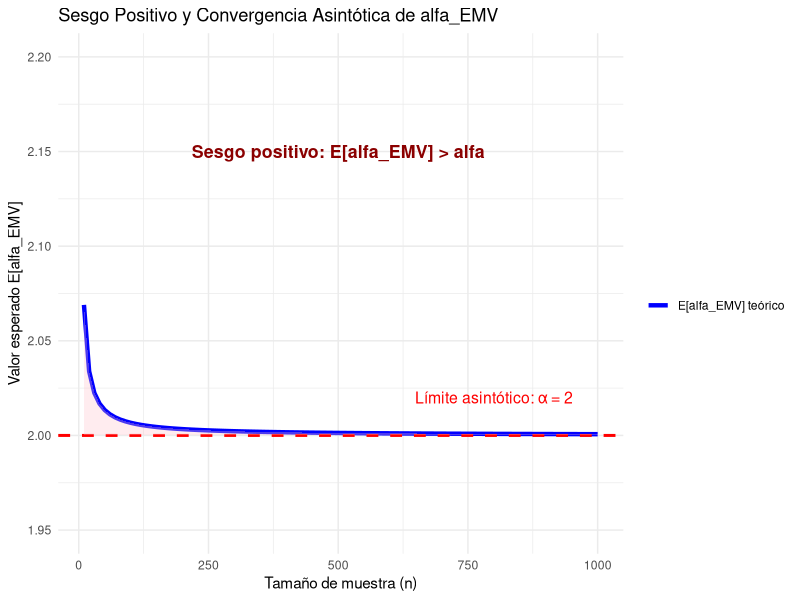
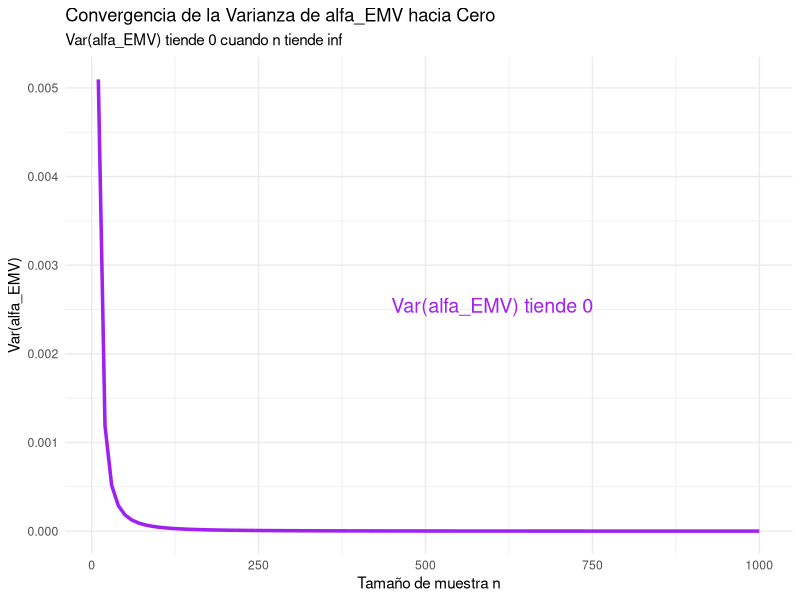
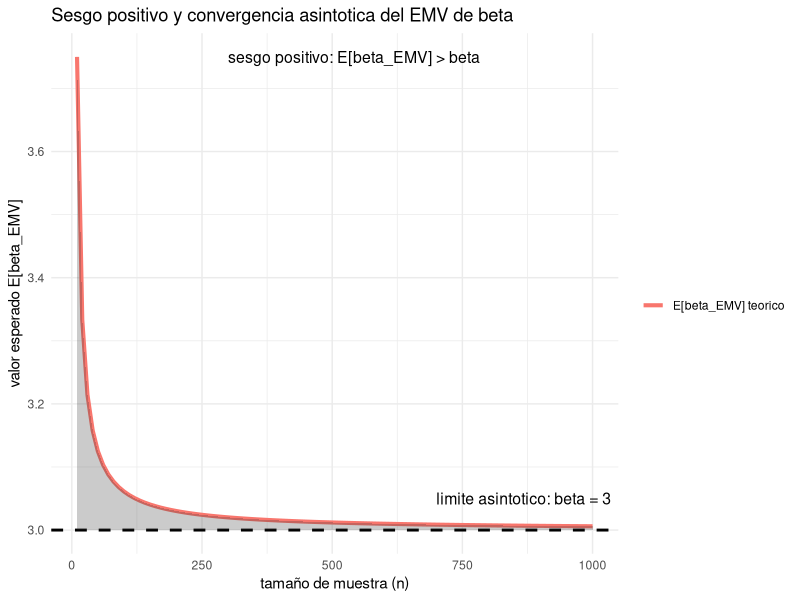
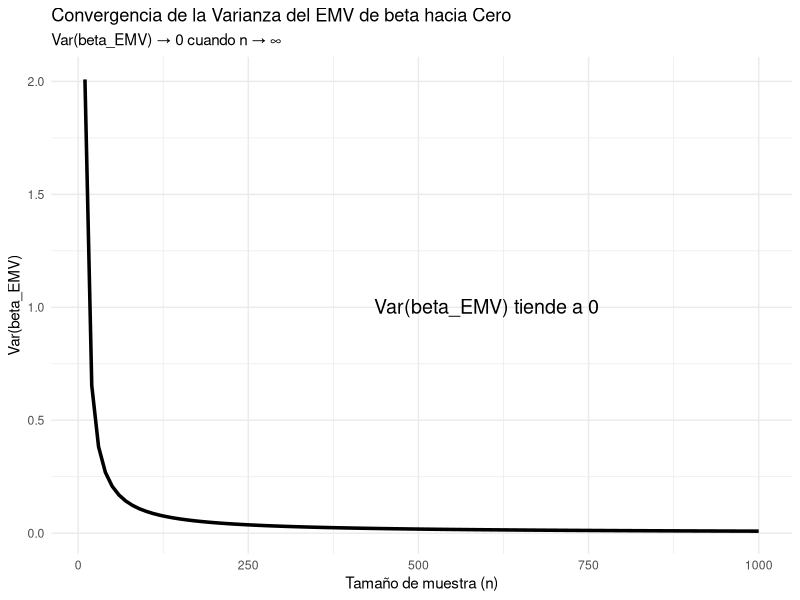
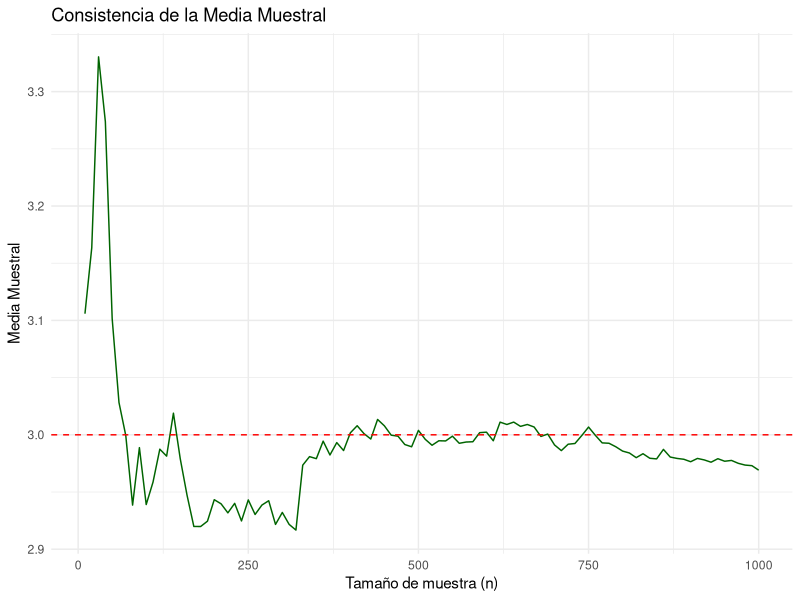
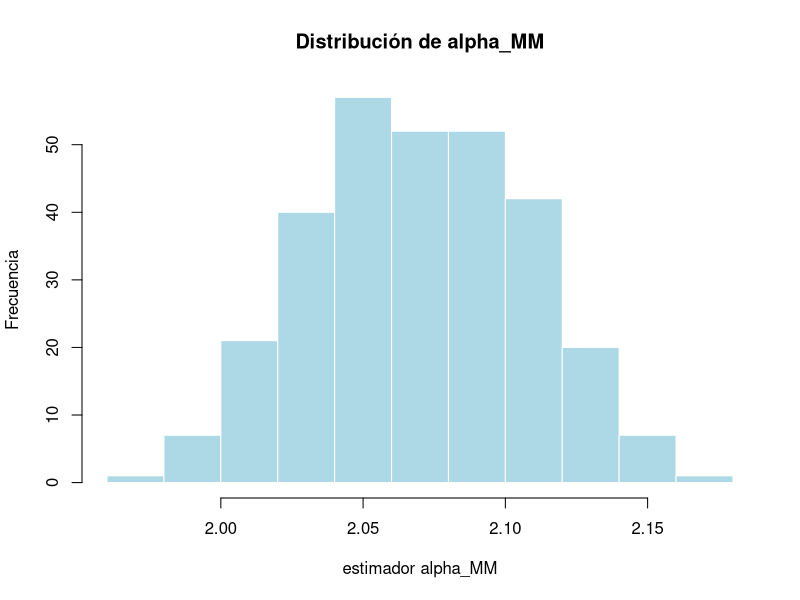
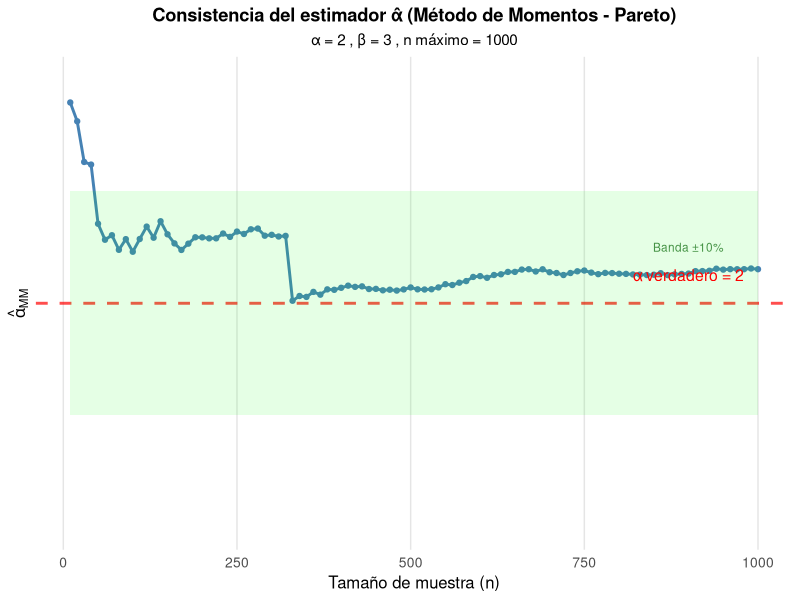
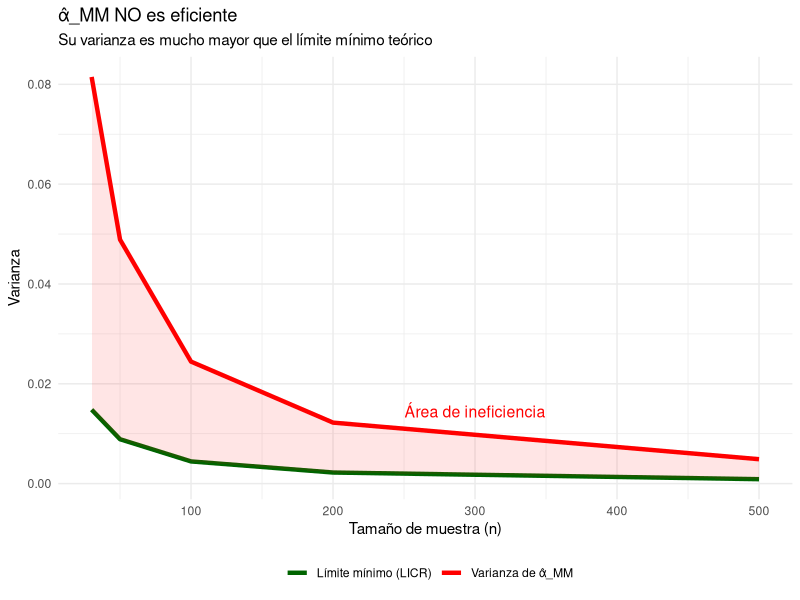

Reproduce these figures in R, in order.
## ---- chunk 1
knitr::opts_chunk$set(echo = TRUE)
## ---- chunk 2

# 1. UNA SOLA BASE DE DATOS ORIGINAL (n = 1000)
set.seed(123)
alpha_true <- 2
beta_true <- 3
n <- 1000
reclamos <- alpha_true / (1 - runif(n))^(1/beta_true)
## ---- chunk 3
# 1. Valor observado del mínimo 
alpha_EMV_observado <- min(reclamos)
# 2. Valor esperado teórico del mínimo
E_alpha_EMV_teorico <- (n * beta_true * alpha_true) / (n * beta_true - 1)
## ---- chunk 4
print(paste("El valor observado es:", alpha_EMV_observado, "y el valor esperado es:", E_alpha_EMV_teorico))
## ---- chunk 5
# =============================================================================
# DEMOSTRACIÓN VISUAL: SESGO POSITivo Y CONVERGENCIA ASINTÓTICA
# =============================================================================
# 1. UNA SOLA BASE DE DATOS ORIGINAL (n = 1000)
set.seed(123)
alpha_true <- 2
beta_true <- 3
n_total <- 1000
reclamos <- alpha_true / (1 - runif(n_total))^(1/beta_true)

# 2. Tamaños de submuestra 
n_values <- seq(10, 1000, by = 10)

# 3. Calcular E[α_EMV] teórico para cada n
results <- data.frame(n = n_values)
results$E_teorico <- (results$n * beta_true * alpha_true) / (results$n * beta_true - 1)

# 4. Gráfico de convergencia
library(ggplot2)

ggplot(results, aes(x = n)) +
  geom_line(aes(y = E_teorico, color = "E[alfa_EMV] teórico"), linewidth = 1.5) +
  geom_hline(yintercept = alpha_true, color = "red", linetype = "dashed", linewidth = 1) +
  geom_ribbon(aes(ymin = alpha_true, ymax = E_teorico), fill = "pink", alpha = 0.3) +
  labs(
    title = "Sesgo Positivo y Convergencia Asintótica de alfa_EMV",
    x = "Tamaño de muestra (n)",
    y = "Valor esperado E[alfa_EMV]",
    color = ""
  ) +
  scale_color_manual(values = c("E[alfa_EMV] teórico" = "blue")) +
  theme_minimal() +
  annotate("text", x = 500, y = 2.15, 
           label = "Sesgo positivo: E[alfa_EMV] > alfa", 
           color = "darkred", size = 4.5, fontface = "bold") +
  annotate("text", x = 800, y = 2.02, 
           label = paste("Límite asintótico: α =", alpha_true), 
           color = "red", size = 4) +
  ylim(1.95, 2.2)
## ---- chunk 6
## Aca vemos la var de la muestra total, para ver que es cercana a 0
var_teorica <- (n * beta_true * alpha_true^2) / ((n * beta_true - 1)^2 * (n * beta_true - 2))
var_teorica
## ---- chunk 7
# =============================================================================
# GRÁFICO: VARIANZA DE α_EMV TIENDE A CERO
# =============================================================================

# Valores para el gráfico
n_var <- seq(10, 1000, by = 10)

# Varianza teórica de α_EMV 
var_teorica <- (n_var * beta_true * alpha_true^2) / ((n_var * beta_true - 1)^2 * (n_var * beta_true - 2))

results_var <- data.frame(n = n_var, varianza = var_teorica)

ggplot(results_var, aes(x = n, y = varianza)) +
  geom_line(color = "purple", linewidth = 1.2) +
  labs(
    title = "Convergencia de la Varianza de alfa_EMV hacia Cero",
    subtitle = "Var(alfa_EMV) tiende 0 cuando n tiende inf",
    x = "Tamaño de muestra n",
    y = "Var(alfa_EMV)"
  ) +
  theme_minimal() +
  annotate("text", x = 600, y = max(var_teorica)/2, 
           label = "Var(alfa_EMV) tiende 0", 
           color = "purple", size = 5) +
  ylim(0, max(var_teorica))
## ---- chunk 8
# =============================================================================
# INSesgamiento del EMV de beta - aplicación con la data
# =============================================================================

# tamaño muestral
n <- length(reclamos)

# estimador emv de alfa
alpha_emv_observado <- min(reclamos)

# estimador emv de beta (observado)
beta_emv_observado <- n / sum(log(reclamos / alpha_emv_observado))

# valor esperado teórico del emv de beta
E_beta_emv_teorico <- (n * beta_true) / (n - 2)
## ---- chunk 9
print(paste("beta_emv observado:", beta_emv_observado))
print(paste("E[beta_emv] teorico:", E_beta_emv_teorico))
print(paste("beta verdadero:", beta_true))

## ---- chunk 10
# =============================================================================
# DEMOSTRACIÓN VISUAL: SESGO POSITIVO Y CONVERGENCIA ASINTÓTICA DE beta_EMV
# =============================================================================

set.seed(123)

alpha_true <- 2
beta_true <- 3
n_total <- 1000

# base de datos original
reclamos <- alpha_true / (1 - runif(n_total))^(1 / beta_true)

# tamaños de submuestra
n_values <- seq(10, 1000, by = 10)

# esperanza teorica del emv de beta para cada n
results <- data.frame(n = n_values)
results$E_teorico <- (results$n * beta_true) / (results$n - 2)

library(ggplot2)

ggplot(results, aes(x = n)) +
  geom_line(aes(y = E_teorico, color = "E[beta_EMV] teorico"), linewidth = 1.4) +
  geom_hline(yintercept = beta_true, linetype = "dashed", linewidth = 1) +
  geom_ribbon(aes(ymin = beta_true, ymax = E_teorico), alpha = 0.25) +
  labs(
    title = "Sesgo positivo y convergencia asintotica del EMV de beta",
    x = "tamaño de muestra (n)",
    y = "valor esperado E[beta_EMV]",
    color = ""
  ) +
  theme_minimal() +
  annotate(
    "text",
    x = 300,
    y = max(results$E_teorico),
    label = "sesgo positivo: E[beta_EMV] > beta",
    size = 4,
    hjust = 0
  ) +
  annotate(
    "text",
    x = 700,
    y = beta_true + 0.05,
    label = paste("limite asintotico: beta =", beta_true),
    size = 4,
    hjust = 0
  )

## ---- chunk 11
# =============================================================================
# VARIANZA TEÓRICA DEL EMV DE beta
# =============================================================================

n_var <- seq(10, 1000, by = 10)

var_beta_emv <- (n_var^2 * beta_true^2) / ((n_var - 2)^2 * (n_var - 3))

results_var <- data.frame(n = n_var, varianza = var_beta_emv)

## ---- chunk 12
ggplot(results_var, aes(x = n, y = varianza)) +
  geom_line(linewidth = 1.2) +
  labs(
    title = "Convergencia de la Varianza del EMV de beta hacia Cero",
    subtitle = "Var(beta_EMV) → 0 cuando n → ∞",
    x = "Tamaño de muestra (n)",
    y = "Var(beta_EMV)"
  ) +
  theme_minimal() +
  annotate(
    "text",
    x = 600,
    y = max(var_beta_emv) / 2,
    label = "Var(beta_EMV) tiende a 0",
    size = 5
  )

## ---- chunk 13
# 1. Valor observado de la media muestral
mu_muestral_obs <- mean(reclamos)

# 2. Valor esperado teórico (mu)
mu_teorico <- (beta_true * alpha_true) / (beta_true - 1)
## ---- chunk 14
print(paste("La media muestral observada es:", round(mu_muestral_obs, 5), 
            "y el valor esperado teórico es:", round(mu_teorico, 5)))
## ---- chunk 15
# Simulación de convergencia de la media
n_seq <- seq(10, 1000, by = 10)
medias_n <- sapply(n_seq, function(nn) mean(reclamos[1:nn]))

df_consistencia <- data.frame(n = n_seq, media = medias_n)

ggplot(df_consistencia, aes(x = n, y = media)) +
  geom_line(color = "darkgreen") +
  geom_hline(yintercept = mu_teorico, linetype = "dashed", color = "red") +
  labs(title = "Consistencia de la Media Muestral",
       x = "Tamaño de muestra (n)", y = "Media Muestral") +
  theme_minimal()
## ---- chunk 16
# Usando nuestra base de datos original 'reclamos'
set.seed(123)
alpha_true <- 2
beta_true <- 3
reclamos <- alpha_true / (1 - runif(n))^(1/beta_true)

# 2. Calcular α̂_MM con TU 'reclamos'
alpha_mm_calc <- function(x) {
  x_bar <- mean(x)
  s <- sd(x)
  beta_hat <- 1 + sqrt(1 + (x_bar/s)^2)
  return(x_bar * (beta_hat - 1) / beta_hat)
}

alpha_hat_reclamos <- alpha_mm_calc(reclamos)

# 2. Bootstrap simple
set.seed(123)
boot_vals <- replicate(300, {
  alpha_mm_calc(sample(reclamos, replace = TRUE))
})

# 3. Gráfico sin abline
hist(boot_vals, col = "lightblue", border = "white",
     main = "Distribución de alpha_MM",
     xlab = "estimador alpha_MM", ylab = "Frecuencia")



## ---- chunk 17
# ----------------------------------------------------------
# SIMULACIÓN Y GRÁFICA DE CONSISTENCIA PARA alpha_MM (Pareto)
# ----------------------------------------------------------

# Parámetros verdaderos
set.seed(123)
alpha_true <- 2
beta_true <- 3
n_max <- 1000

# Generar muestra completa de Pareto
# Método: inversa de la función de distribución acumulada
# F(x) = 1 - (alpha/x)^beta  =>  x = alpha / (1 - u)^(1/beta)
u <- runif(n_max)
reclamos <- alpha_true / (1 - u)^(1/beta_true)

# Función para calcular alpha_MM dada una muestra
calcular_alpha_MM <- function(x) {
  n <- length(x)
  x_bar <- mean(x)
  if (n > 1) {
    s2 <- var(x)  # var() usa n-1 en denominador
    beta_MM <- 1 + sqrt(1 + (x_bar^2 / s2))
  } else {
    beta_MM <- NA  # No se puede calcular con n=1
  }
  alpha_MM <- x_bar * (beta_MM - 1) / beta_MM
  return(alpha_MM)
}

# Calcular alpha_MM para diferentes tamaños de muestra
tamanos_muestra <- seq(10, n_max, by = 10)
alpha_estimados <- numeric(length(tamanos_muestra))

for (i in seq_along(tamanos_muestra)) {
  n_actual <- tamanos_muestra[i]
  muestra <- reclamos[1:n_actual]
  alpha_estimados[i] <- calcular_alpha_MM(muestra)
}

# Crear data frame para gráfico
datos_grafico <- data.frame(
  n = tamanos_muestra,
  alpha_hat = alpha_estimados
)

# ----------------------------------------------------------
# GRÁFICO DE CONSISTENCIA
# ----------------------------------------------------------
library(ggplot2)

ggplot(datos_grafico, aes(x = n, y = alpha_hat)) +
  # Línea de los valores estimados
  geom_line(color = "steelblue", size = 1) +
  # Puntos de los valores estimados
  geom_point(color = "steelblue", size = 1.5) +
  # Línea horizontal del valor verdadero
  geom_hline(yintercept = alpha_true, 
             color = "red", 
             linetype = "dashed", 
             size = 1,
             alpha = 0.7) +
  # Área de convergencia (+/- 10% del valor verdadero)
  geom_ribbon(aes(ymin = alpha_true * 0.9, 
                  ymax = alpha_true * 1.1),
              fill = "green", 
              alpha = 0.1) +
  # Etiqueta del valor verdadero
  annotate("text", 
           x = max(tamanos_muestra) * 0.9, 
           y = alpha_true + 0.05,
           label = paste("α verdadero =", alpha_true),
           color = "red",
           size = 4) +
  # Etiqueta de la banda de convergencia
  annotate("text",
           x = max(tamanos_muestra) * 0.9,
           y = alpha_true * 1.05,
           label = "Banda ±10%",
           color = "darkgreen",
           size = 3,
           alpha = 0.7) +
  # Configuración de ejes y tema
  labs(
    title = "Consistencia del estimador α̂ (Método de Momentos - Pareto)",
    subtitle = paste("α =", alpha_true, ", β =", beta_true, ", n máximo =", n_max),
    x = "Tamaño de muestra (n)",
    y = expression(hat(alpha)[MM])
  ) +
  scale_x_continuous(breaks = seq(0, n_max, by = 250)) +
  scale_y_continuous(
    limits = c(min(alpha_estimados, alpha_true * 0.8), 
               max(alpha_estimados, alpha_true * 1.2)),
    breaks = seq(2.9, 3.3, by = 0.1)  # Ajusta según tus datos
  ) +
  theme_minimal() +
  theme(
    plot.title = element_text(hjust = 0.5, face = "bold"),
    plot.subtitle = element_text(hjust = 0.5),
    panel.grid.major = element_line(color = "gray90"),
    panel.grid.minor = element_blank(),
    axis.text = element_text(size = 10),
    axis.title = element_text(size = 12)
  )

# ----------------------------------------------------------
# ANÁLISIS NUMÉRICO ADICIONAL
# ----------------------------------------------------------
cat("\n=== RESUMEN DE CONVERGENCIA ===\n")
cat("Valor verdadero de α:", alpha_true, "\n")
cat("Última estimación (n =", n_max, "):", alpha_estimados[length(alpha_estimados)], "\n")
cat("Error relativo:", 
    abs(alpha_estimados[length(alpha_estimados)] - alpha_true) / alpha_true * 100, "%\n")

cat("\nEvolución del error con n:\n")
n_verificar <- c(50, 100, 250, 500, 750, 1000)
for (nv in n_verificar) {
  idx <- which(tamanos_muestra == nv)
  if (length(idx) > 0) {
    error <- abs(alpha_estimados[idx] - alpha_true)
    cat(sprintf("n = %4d: α̂ = %.4f, error = %.4f (%.2f%%)\n", 
                nv, alpha_estimados[idx], error, error/alpha_true*100))
  }
}
## ---- chunk 18
library(ggplot2)
set.seed(123)

# Datos de comparación
n <- c(30, 50, 100, 200, 500)
LICR <- 2^2/(n*3^2)  # alpha²/(n*beta²)
var_estimada <- LICR * 5.5  # alpha_MM tiene ~5.5 veces más varianza

df <- data.frame(
  n = n,
  LICR = LICR,
  Var_alpha_MM = var_estimada
)

ggplot(df, aes(x = n)) +
  geom_line(aes(y = LICR, color = "Límite mínimo (LICR)"), size = 1.5) +
  geom_line(aes(y = Var_alpha_MM, color = "Varianza de α̂_MM"), size = 1.5) +
  geom_ribbon(aes(ymin = LICR, ymax = Var_alpha_MM), 
              fill = "red", alpha = 0.1) +
  labs(
    title = "α̂_MM NO es eficiente",
    subtitle = "Su varianza es mucho mayor que el límite mínimo teórico",
    x = "Tamaño de muestra (n)",
    y = "Varianza",
    color = ""
  ) +
  scale_color_manual(values = c("Límite mínimo (LICR)" = "darkgreen", 
                                "Varianza de α̂_MM" = "red")) +
  theme_minimal() +
  theme(legend.position = "bottom") +
  annotate("text", x = 300, y = mean(c(LICR[3], var_estimada[3])),
           label = "Área de ineficiencia", color = "red", size = 4)

## ---- chunk 19
# ============================================================
# INSesgamiento: SESGO EMPÍRICO DEL ESTIMADOR MM PARA BETA
# ============================================================

set.seed(123)
B <- 3000
n <- length(reclamos)

betaMM_sim <- numeric(B)

for(b in 1:B){
  x <- alpha_true / (1 - runif(n))^(1/beta_true)
  xbar <- mean(x)
  s2   <- var(x)
  betaMM_sim[b] <- 1 + sqrt(1 + (xbar^2 / s2))
}

sesgo_betaMM <- mean(betaMM_sim) - beta_true
sesgo_betaMM

## ---- chunk 20
library(ggplot2)

df_betaMM <- data.frame(betaMM = betaMM_sim)

ggplot(df_betaMM, aes(x = betaMM)) +
geom_density(fill = "skyblue", alpha = 0.6) +
geom_vline(xintercept = beta_true, linetype = "dashed", 
           color = "red", linewidth = 1) +
labs(title = "Insesgamiento del Estimador MM para β",
subtitle = "Si fuese insesgado, la distribución estaría centrada 
exactamente en β",
x = "Estimaciones de β (MM)",
y = "Densidad") +
theme_minimal()

## ---- chunk 21
# ============================================================
# CONSISTENCIA: CONVERGENCIA DEL ESTIMADOR MM
# ============================================================

n_seq <- seq(20, 1000, by = 10)
betaMM_path <- numeric(length(n_seq))

for(i in seq_along(n_seq)){
  k <- n_seq[i]
  x_sub <- reclamos[1:k]
  betaMM_path[i] <- 1 + sqrt(1 + (mean(x_sub)^2 / var(x_sub)))
}

df_cons <- data.frame(n = n_seq, betaMM = betaMM_path)

library(ggplot2)
ggplot(df_cons, aes(x = n, y = betaMM)) +
  geom_line(color = "blue", linewidth = 1) +
  geom_hline(yintercept = beta_true, linetype = "dashed", color = "red", linewidth = 1) +
  labs(title = "Consistencia del Estimador MM para β",
       subtitle = "Convergencia en probabilidad al valor verdadero al aumentar n",
       x = "Tamaño de muestra (n)",
       y = "Estimación de β") +
  theme_minimal()

## ---- chunk 22
# Usamos la base de datos 'reclamos' generada en la sección 1.1
n_obs <- length(reclamos) # n = 1000
x_min_obs <- min(reclamos)

# Cálculo del estadístico T
T_obs <- sum(log(reclamos / x_min_obs))

# Cálculo del Estimador 5 (EIVUM)
beta_eivum_val <- (n_obs - 2) / T_obs

print(paste("Valor Verdadero Beta:", beta_true))
print(paste("Estimación EIVUM:", round(beta_eivum_val, 5)))
print(paste("Diferencia (Sesgo muestral):", round(beta_eivum_val - beta_true, 5)))
## ---- chunk 23
# =============================================================================
# GRÁFICO: COMPARACIÓN DE EFICIENCIA (EIVUM vs EMV)
# =============================================================================
set.seed(123)
n_sim <- 50  # Usamos n pequeño para notar diferencias visuales
N_rep <- 5000 

sim_eivum <- numeric(N_rep)
sim_emv <- numeric(N_rep)

for(i in 1:N_rep){
  # Generar Pareto
  u <- runif(n_sim)
  x <- alpha_true / (1 - u)^(1/beta_true)
  
  T_val <- sum(log(x / min(x)))
  
  sim_eivum[i] <- (n_sim - 2) / T_val
  sim_emv[i] <- n_sim / T_val
}

df_eff <- data.frame(
  Valor = c(sim_eivum, sim_emv),
  Estimador = rep(c("EIVUM (Insesgado)", "EMV (Sesgado)"), each = N_rep)
)

library(ggplot2)
ggplot(df_eff, aes(x = Valor, fill = Estimador)) +
  geom_density(alpha = 0.5) +
  geom_vline(xintercept = beta_true, linetype = "dashed", size = 1) +
  scale_fill_manual(values = c("green3", "tomato")) +
  labs(title = "Comparación de Eficiencia: EIVUM vs EMV",
       subtitle = "El EIVUM (Verde) está centrado en 3. El EMV (Rojo) está desplazado a la derecha.",
       x = "Estimación de Beta", y = "Densidad") +
  theme_minimal() +
  xlim(1.5, 5)
## ---- chunk 24
# =============================================================================
# GRÁFICO: CONSISTENCIA DEL EIVUM (CONVERGENCIA)
# =============================================================================
# Usamos la base grande 'reclamos' (n=1000)
n_seq <- seq(10, 1000, by = 5)
est_trayectoria <- numeric(length(n_seq))

for(i in 1:length(n_seq)){
  k <- n_seq[i]
  sub_x <- reclamos[1:k]
  T_sub <- sum(log(sub_x / min(sub_x)))
  est_trayectoria[i] <- (k - 2) / T_sub
}

df_cons <- data.frame(n = n_seq, Estimacion = est_trayectoria)

ggplot(df_cons, aes(x = n, y = Estimacion)) +
  geom_line(color = "blue", size = 0.8) +
  geom_hline(yintercept = beta_true, color = "red", linetype = "dashed", size = 1) +
  labs(title = "Consistencia del Estimador 5 (EIVUM)",
       subtitle = "Convergencia al valor verdadero (3) al aumentar la muestra",
       x = "Tamaño de muestra (n)", y = "Valor Estimado") +
  theme_minimal() +
  ylim(2.5, 3.5)
## ---- chunk 25
# tamaño de muestra
n <- length(reclamos)

# alpha EMV
alpha_hat <- min(reclamos)

# estadístico T
T <- sum(log(reclamos / alpha_hat))

T
## ---- chunk 26
# ===============================
# Intervalo de Confianza 90% para beta (Pareto)
# ===============================

T <- 328.563
n <- length(reclamos)

alpha_ic <- 0.10

li <- qchisq(alpha_ic/2, df = 2*n) / (2*T)
ls <- qchisq(1 - alpha_ic/2, df = 2*n) / (2*T)

c(li, ls)

## ---- chunk 27
paste0(
  "IC 90% para beta: [",
  round(li, 4), ", ",
  round(ls, 4), "]"
)

## ---- chunk 28
# ==============================================================================
# CÁLCULO DEL INTERVALO DE CONFIANZA ASINTÓTICO PARA LA MEDIA (MU)
# ==============================================================================

# 1. Parámetros de la muestra
n <- length(reclamos)
media_muestral <- mean(reclamos)
desv_estandar <- sd(reclamos)
confianza <- 0.95
gamma <- 1 - confianza

# 2. Valor crítico Z
z_critico <- qnorm(1 - gamma/2)

# 3. Error estándar y márgenes
error_estandar <- desv_estandar / sqrt(n)
margen_error <- z_critico * error_estandar

# 4. Límites del intervalo
lim_inf_mu <- media_muestral - margen_error
lim_sup_mu <- media_muestral + margen_error

# 5. Valor teórico para comparación
mu_teorico <- (alpha_true * beta_true) / (beta_true - 1)

# Reporte
cat(
  "INTERVALO DE CONFIANZA PARA LA MEDIA (TLC)\n\n",
  "Media Muestral (X_bar): ", round(media_muestral, 5), "\n",
  "Desviación Estándar (S): ", round(desv_estandar, 4), "\n",
  "Nivel de Confianza: 95%\n\n",
  "Límite Inferior: ", round(lim_inf_mu, 5), "\n",
  "Límite Superior: ", round(lim_sup_mu, 5), "\n",
  "Valor Teórico (mu): ", mu_teorico, "\n"
)
## ---- chunk 29
# ==============================================================================
# CÁLCULO DEL INTERVALO DE CONFIANZA EXACTO PARA BETA
# Método del Pivote (Chi-Cuadrado)
# ==============================================================================

# 1. Configuración
# Usamos la variable 'reclamos' que ya existe en el entorno
datos_analisis <- reclamos 
n <- length(datos_analisis)
nivel_confianza <- 0.95
alfa <- 1 - nivel_confianza

# 2. Cálculo de la Estadística Suficiente (T)
x_min <- min(datos_analisis)
T_stat <- sum(log(datos_analisis / x_min))

# 3. Valores Críticos de la Chi-Cuadrado
# El pivote es Q = 2*beta*T ~ Chi^2(gl = 2(n-1))
gl <- 2 * (n - 1)

chi_inf <- qchisq(alfa / 2, df = gl)      # Cola izquierda
chi_sup <- qchisq(1 - alfa / 2, df = gl)  # Cola derecha

# 4. Construcción del Intervalo
# Fórmula: [ Chi_Inf / 2T  ;  Chi_Sup / 2T ]
Limite_Inferior <- chi_inf / (2 * T_stat)
Limite_Superior <- chi_sup / (2 * T_stat)

# 5. Reporte de Resultados
cat(
  "INTERVALO DE CONFIANZA EXACTO PARA BETA\n\n",
  "Tamaño de muestra (n): ", n, "\n",
  "Estadística T: ", round(T_stat, 4), "\n",
  "Grados de Libertad: ", gl, "\n\n",
  "Límite Inferior: ", round(Limite_Inferior, 5), "\n",
  "Límite Superior: ", round(Limite_Superior, 5), "\n"
)
## ---- chunk 30
alpha0 <- 2    
beta <- 3      
n <- 1000      
alpha_star <- 0.05  
## ---- chunk 31
# Cálculo de valores críticos
c1 <- alpha0 * (alpha_star/2)^(-1/(n*beta))
c2 <- alpha0 * (1 - alpha_star/2)^(-1/(n*beta))  

c1
c2
## ---- chunk 32
alpha_EMV <- min(reclamos)
alpha_EMV 
## ---- chunk 33
# ==============================================================================
# PRUEBA DE HIPÓTESIS PARA BETA USANDO EL EMV
# ==============================================================================

# Datos
n <- length(reclamos)
beta_0 <- 3
alfa <- 0.05

# Estadística suficiente T
x_min <- min(reclamos)
T_stat <- sum(log(reclamos / x_min))

# Estadístico de prueba
Q_cal <- 2 * beta_0 * T_stat

# Grados de libertad
gl <- 2 * (n - 1)

# Valores críticos
chi_inf <- qchisq(alfa / 2, df = gl)
chi_sup <- qchisq(1 - alfa / 2, df = gl)

# P-valor bilateral
p_val <- 2 * min(
  pchisq(Q_cal, df = gl),
  1 - pchisq(Q_cal, df = gl)
)

# Resultados
cat(
  "PRUEBA DE HIPÓTESIS PARA BETA (EMV)\n\n",
  "T =", round(T_stat, 4), "\n",
  "Q_cal =", round(Q_cal, 4), "\n",
  "gl =", gl, "\n\n",
  "Valor crítico inferior =", round(chi_inf, 4), "\n",
  "Valor crítico superior =", round(chi_sup, 4), "\n\n",
  "P-valor =", round(p_val, 4), "\n"
)

## ---- chunk 34
# 1. Configuración de parámetros
mu_0 <- 3
n <- length(reclamos)
x_bar <- mean(reclamos)
s_dev <- sd(reclamos)

# 2. Cálculo del estadístico y P-valor
z_calc <- (x_bar - mu_0) / (s_dev / sqrt(n))
p_val <- 2 * pnorm(-abs(z_calc))

# 3. Visualización de la Región de Rechazo
x_vals <- seq(-4, 4, length = 200)
y_vals <- dnorm(x_vals)
df_plot <- data.frame(x = x_vals, y = y_vals)

library(ggplot2)
ggplot(df_plot, aes(x = x, y = y)) +
  geom_line(color = "black", linewidth = 1) +
  # Sombreado de regiones de rechazo
  geom_area(data = subset(df_plot, x <= -1.96), fill = "red", alpha = 0.5) +
  geom_area(data = subset(df_plot, x >= 1.96), fill = "red", alpha = 0.5) +
  # Línea del estadístico calculado
  geom_vline(xintercept = z_calc, color = "blue", linetype = "dashed", linewidth = 1) +
  annotate("text", x = z_calc, y = 0.2, label = paste("Z_calc =", round(z_calc, 3)), 
           angle = 90, vjust = -0.5, color = "blue") +
  labs(title = "Regiones de Rechazo y Estadístico Z para la Media",
       subtitle = paste("P-valor =", round(p_val, 4)),
       x = "Z", y = "Densidad") +
  theme_minimal()
## ---- chunk 35
# ==============================================================================
# PRUEBA DE HIPÓTESIS EXACTA PARA BETA (MÉTODO DEL PIVOTE)
# ==============================================================================

# 1. Datos y Parámetros
datos_ph <- reclamos
n <- length(datos_ph)
beta_hipotesis <- 3  # Valor bajo H0
alfa <- 0.05

# 2. Cálculo del Estadístico de Prueba
# a) Estadística Suficiente T
x_min <- min(datos_ph)
T_stat <- sum(log(datos_ph / x_min))

# b) Estadístico Pivotal Q (Bajo H0)
Q_cal <- 2 * beta_hipotesis * T_stat

# 3. Valores Críticos (Chi-Cuadrado)
gl <- 2 * (n - 1)
chi_inf <- qchisq(alfa / 2, df = gl)
chi_sup <- qchisq(1 - alfa / 2, df = gl)

# 4. Cálculo del P-valor (Bilateral)
# p = 2 * min(P(X < Q), P(X > Q))
p_val_lower <- pchisq(Q_cal, df = gl)
p_val_upper <- 1 - pchisq(Q_cal, df = gl)
p_valor <- 2 * min(p_val_lower, p_val_upper)

# Decisión Automática
decision <- ifelse(p_valor < alfa, "Rechazar H0", "No Rechazar H0")

# 5. Reporte de Resultados (Estilo limpio)
cat(
  "PRUEBA DE HIPÓTESIS PARA BETA (H0: B=3)\n\n",
  "Estadístico T: ", round(T_stat, 4), "\n",
  "Estadístico Q (Calc): ", round(Q_cal, 4), "\n",
  "Grados de Libertad: ", gl, "\n\n",
  "Valor Crítico Inf: ", round(chi_inf, 4), "\n",
  "Valor Crítico Sup: ", round(chi_sup, 4), "\n\n",
  "P-valor: ", format(p_valor, scientific = FALSE), "\n",
  "Decisión al 5%: ", decision, "\n"
)

## ---- chunk 36
# --- GRÁFICO DE LA PRUEBA ---
library(ggplot2)

# Crear datos para la curva Chi-cuadrado
x_vals <- seq(min(chi_inf) - 100, max(chi_sup) + 100, length.out = 1000)
y_vals <- dchisq(x_vals, df = gl)
df_plot <- data.frame(x = x_vals, y = y_vals)

# Graficar
ggplot(df_plot, aes(x = x, y = y)) +
  # Curva de densidad
  geom_line(color = "black", linewidth = 1) +
  
  # Áreas de rechazo (Colas rojas)
  geom_area(data = subset(df_plot, x < chi_inf), fill = "tomato", alpha = 0.5) +
  geom_area(data = subset(df_plot, x > chi_sup), fill = "tomato", alpha = 0.5) +
  
  # Área de no rechazo (Centro verde)
  geom_area(data = subset(df_plot, x >= chi_inf & x <= chi_sup), fill = "lightgreen", alpha = 0.3) +
  
  # Líneas verticales
  geom_vline(xintercept = c(chi_inf, chi_sup), linetype = "dashed", color = "red") +
  geom_vline(xintercept = Q_cal, color = "blue", linewidth = 1.2) +
  
  # Textos y etiquetas
  labs(title = "Prueba de Hipótesis Bilateral para Beta",
       subtitle = paste("El estadístico calculado Q =", round(Q_cal, 2), "cae en la zona de No Rechazo"),
       x = "Estadístico Chi-Cuadrado", y = "Densidad") +
  
  annotate("text", x = Q_cal, y = max(y_vals)*0.2, label = "Q_cal", color = "blue", vjust = -1) +
  annotate("text", x = chi_inf, y = max(y_vals)*0.5, label = "Lím. Inf", color = "red", angle = 90, vjust = 1.5) +
  annotate("text", x = chi_sup, y = max(y_vals)*0.5, label = "Lím. Sup", color = "red", angle = 90, vjust = -1) +
  theme_minimal()
